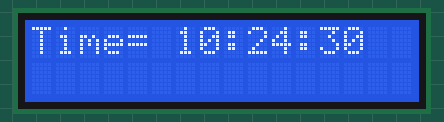
Bench run of a sketch on a simulated Arduino Uno, built with avr-gcc and run on an emulated ATmega328P. Shown: 16×2 character LCD. The local clock reads 2024-03-15 10:24:30 at power-on unless the sketch sets it.

Above: at 0.1 s.
At 4.2 s:
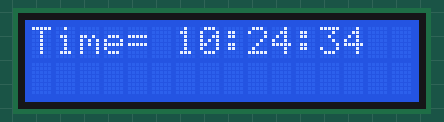
At 9.3 s:
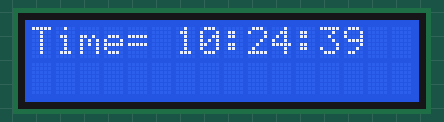
At 19.5 s:
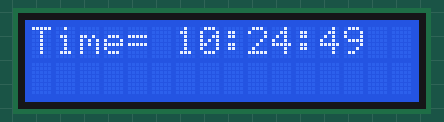
At 28.6 s:
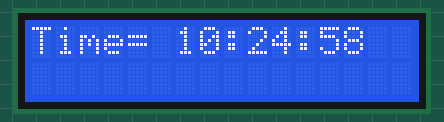
At 38.8 s:
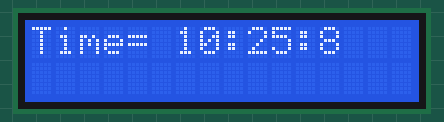

The sketch:

stm32duino_rtc_ds1307_lcd.ino
```cpp
#include <Wire.h>
#include <DS1307RTC.h>
#include <LCD_I2C.h>

LCD_I2C lcd(0x27, 16, 2); // Default address of most PCF8574 modules, change according

tmElements_t tm;

void setup() {
  lcd.begin();
  lcd.backlight();
}

void loop() {
  if (RTC.read(tm)) {
    lcd.print("Time= ");
    lcd.print(tm.Hour);
    lcd.print(":");
    lcd.print(tm.Minute);
    lcd.print(":");
    lcd.print(tm.Second);
  } else {
    if (RTC.chipPresent()) {
      lcd.print("Stopped");
    } else {
      lcd.print("Error");
    }
    delay(9000);
  }
  delay(1000);
  lcd.clear();
}
```

Measured:
- what the display in image 1 shows lasts 1.1 s, from 4.1 s to 5.2 s
